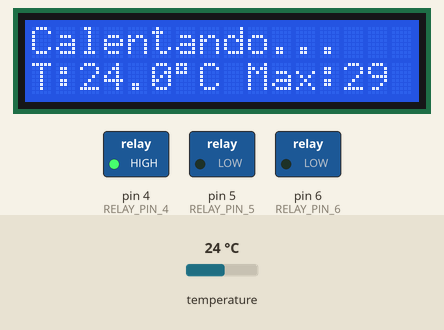
Simulated run of this sketch. Board: Arduino Uno, built with avr-gcc and run on an emulated ATmega328P. On the bench: 16×2 character LCD, switched loads named in the sketch (green lamp = pin HIGH). The inputs (shaded band) are chosen by the test bench; at power-on: temperature 24 °C. The local clock reads 2024-03-15 10:24:30 at power-on unless the sketch sets it; what the sketch prints to the serial monitor is not drawn.

Above: at 4.7 s.
4.8 s: temperature set to 28.7 °C
At 6.4 s:
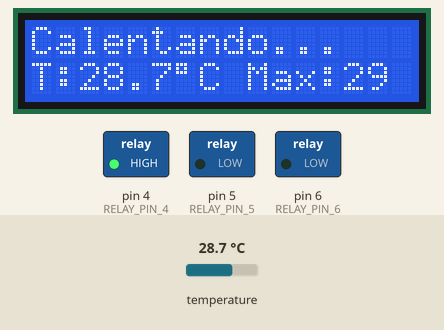
7.1 s: temperature set to 30.1 °C
At 10.0 s:
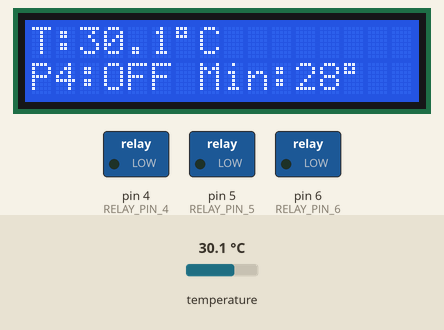
11.1 s: temperature set to 28.5 °C
At 15.1 s:
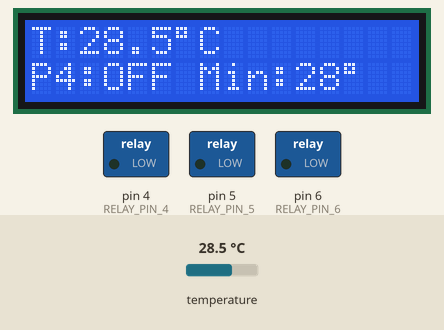
15.8 s: temperature set to 27.2 °C
At 18.3 s:
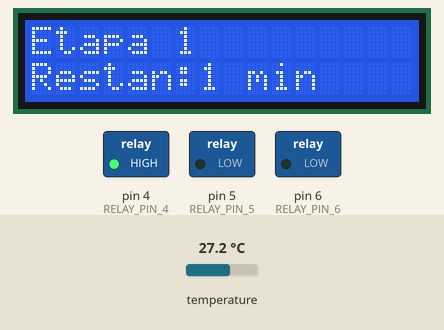
Timing chart, 0 to 19.8 s (numbered marks = the images above; inputs shaded):
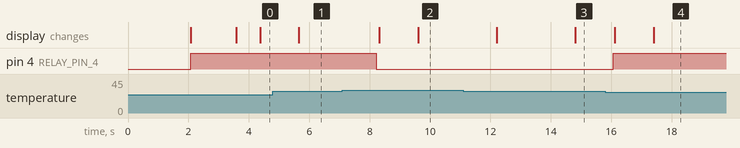

The sketch:

SensorTempladoDeLeche.ino
```cpp
#include <OneWire.h>
#include <DallasTemperature.h>
#include <Wire.h>
#include <RTClib.h>
#include <LiquidCrystal.h>
// las librerias descargar ultima version para abrir el gestor ctrl+shif+i
#define ONE_WIRE_BUS 7

// ------------------------
// Pines
// -----------------------------ETAPAS-------------
const int RELAY_PIN_4 = 4;   // Calentamiento
const int RELAY_PIN_5 = 5;   // Enfriamiento
const int RELAY_PIN_6 = 6;   // Final

// ------------------------
// Los tiempos son modificables, ideal 30 minutos si se quiere, está expresado en minutos
// ------------------------
unsigned long TIEMPO_CALENTAMIENTO_MIN = 1;
unsigned long TIEMPO_ENFRIAMIENTO_MIN  = 1;
unsigned long TIEMPO_FINAL_MIN         = 1;

float TEMP_MINIMA = 28.0;  // °C — ajustar según proceso
float TEMP_MAXIMA = 29.5;  // °C — ajustar según proceso

bool RELE_ACTIVO_EN_LOW = false; // Si el relé se activa con negativo 0v, colocar  true, si se activa con +5v colocar false

// ------------------------
// Objetos
// ------------------------
OneWire oneWire(ONE_WIRE_BUS);
DallasTemperature sensors(&oneWire);
RTC_DS3231 rtc;
LiquidCrystal lcd(8, 9, 10, 11, 12, 13); // pines del lcd no hace falta modificar

// ------------------------
// Estados
// ------------------------
enum EstadoProceso {
  CALENTAMIENTO_INICIAL,  // Sube hasta TEMP_MAXIMA por primera vez
  CALENTANDO,             // Mantiene entre min y max, contando 30 o x min
  ENFRIANDO,
  FASE_FINAL,
  TERMINADO
};

EstadoProceso estado = CALENTAMIENTO_INICIAL;

// ------------------------
// Tiempos
// ------------------------
unsigned long inicioFase = 0;

// ------------------------
// LCD alternado
// ------------------------
unsigned long previousMillisPantalla = 0;
const long intervalPantalla = 2000;
bool pantalla = false;

// ------------------------
// Funciones relay
// ------------------------
void activarRelay(int pin) {
  digitalWrite(pin, RELE_ACTIVO_EN_LOW ? LOW : HIGH);
}

void desactivarRelay(int pin) {
  digitalWrite(pin, RELE_ACTIVO_EN_LOW ? HIGH : LOW);
}

void apagarTodosLosReles() {
  desactivarRelay(RELAY_PIN_4);
  desactivarRelay(RELAY_PIN_5);
  desactivarRelay(RELAY_PIN_6);
}

// ------------------------
// Utilidades de tiempo
// ------------------------
unsigned long minutosAMillis(unsigned long minutos) {
  return minutos * 60UL * 1000UL;
}

unsigned long minutosRestantes(unsigned long inicio, unsigned long duracionMin, unsigned long ahora) {
  unsigned long duracionMs = minutosAMillis(duracionMin);
  if (ahora >= inicio + duracionMs) return 0;
  unsigned long restanteMs = (inicio + duracionMs) - ahora;
  return (restanteMs + 59999UL) / 60000UL;
}
// no modificar  los que no estan entre comillas porque  se usan en otro lugar
const char* nombreEstado(EstadoProceso e) {
  switch (e) {
    case CALENTAMIENTO_INICIAL: return "Calent. inicial";
    case CALENTANDO:            return "Calentando";
    case ENFRIANDO:             return "Enfriando";
    case FASE_FINAL:            return "Fase final";
    case TERMINADO:             return "Terminado";
    default:                    return "Desconocido";
  }
}

// ------------------------
// Setup
// ------------------------
void setup() {
  Serial.begin(9600);
  delay(2000);

  sensors.begin();
  Wire.begin();
  lcd.begin(16, 2);

  pinMode(RELAY_PIN_4, OUTPUT);
  pinMode(RELAY_PIN_5, OUTPUT);
  pinMode(RELAY_PIN_6, OUTPUT);

  apagarTodosLosReles();

  if (!rtc.begin()) {
    lcd.setCursor(0, 0);
    lcd.print("RTC ERROR");
    while (1);
  }

  // Descomentar UNA VEZ para ajustar hora, luego volver a comentar:
  // rtc.adjust(DateTime(F(__DATE__), F(__TIME__)));

  // Arranca calentamiento inicial: pin 4 encendido
  activarRelay(RELAY_PIN_4);
  estado = CALENTAMIENTO_INICIAL;

  lcd.setCursor(0, 0);
  lcd.print("Sistema OK      ");
  delay(1500);
  lcd.clear();
}

// ------------------------
// Loop
// ------------------------
void loop() {
  unsigned long ahoraMillis = millis();

  // Alternar pantalla cada 2 s
  if (ahoraMillis - previousMillisPantalla >= intervalPantalla) {
    previousMillisPantalla = ahoraMillis;
    pantalla = !pantalla;
  }

  // Leer sensores
  sensors.requestTemperatures();
  float temperature = sensors.getTempCByIndex(0);
  DateTime now = rtc.now();

  unsigned long restante = 0;  // minutos restantes de la fase activa

  // -----------------------------------------------
  // Máquina de estados
  // -----------------------------------------------
  switch (estado) {

    // --- ETAPA 0: subir temperatura hasta TEMP_MAXIMA ---
    case CALENTAMIENTO_INICIAL:
      activarRelay(RELAY_PIN_4);
      desactivarRelay(RELAY_PIN_5);
      desactivarRelay(RELAY_PIN_6);

      if (temperature >= TEMP_MAXIMA) {
        // Alcanzó el máximo → apagar pin 4 e iniciar conteo de 30 o x min
        desactivarRelay(RELAY_PIN_4);
        estado = CALENTANDO;
        inicioFase = ahoraMillis;
        Serial.println("Temperatura maxima alcanzada. Inicia conteo calentamiento.");
      }
      break;

    // --- ETAPA 1: mantener temperatura y contar tiempo ---
    case CALENTANDO:
      // Control ON/OFF del pin 4 según temperatura
      if (temperature >= TEMP_MAXIMA) {
        desactivarRelay(RELAY_PIN_4);
      } else if (temperature <= TEMP_MINIMA) {
        activarRelay(RELAY_PIN_4);
      }
      // Pin 5 y 6 siempre apagados
      desactivarRelay(RELAY_PIN_5);
      desactivarRelay(RELAY_PIN_6);

      restante = minutosRestantes(inicioFase, TIEMPO_CALENTAMIENTO_MIN, ahoraMillis);

      if (ahoraMillis - inicioFase >= minutosAMillis(TIEMPO_CALENTAMIENTO_MIN)) {
        desactivarRelay(RELAY_PIN_4);
        activarRelay(RELAY_PIN_5);
        estado = ENFRIANDO;
        inicioFase = ahoraMillis;
        Serial.println("Inicia enfriamiento.");
      }
      break;

    // --- ETAPA 2: enfriamiento ---
    case ENFRIANDO:
      desactivarRelay(RELAY_PIN_4);
      activarRelay(RELAY_PIN_5);
      desactivarRelay(RELAY_PIN_6);

      restante = minutosRestantes(inicioFase, TIEMPO_ENFRIAMIENTO_MIN, ahoraMillis);

      if (ahoraMillis - inicioFase >= minutosAMillis(TIEMPO_ENFRIAMIENTO_MIN)) {
        desactivarRelay(RELAY_PIN_5);
        activarRelay(RELAY_PIN_6);
        estado = FASE_FINAL;
        inicioFase = ahoraMillis;
        Serial.println("Inicia fase final.");
      }
      break;

    // --- ETAPA 3: fase final ---
    case FASE_FINAL:
      desactivarRelay(RELAY_PIN_4);
      desactivarRelay(RELAY_PIN_5);
      activarRelay(RELAY_PIN_6);

      restante = minutosRestantes(inicioFase, TIEMPO_FINAL_MIN, ahoraMillis);

      if (ahoraMillis - inicioFase >= minutosAMillis(TIEMPO_FINAL_MIN)) {
        desactivarRelay(RELAY_PIN_6);
        estado = TERMINADO;
        Serial.println("Proceso terminado.");
      }
      break;

    case TERMINADO:
      apagarTodosLosReles();
      break;
  }

  // -----------------------------------------------
  // SERIAL
  // -----------------------------------------------
  Serial.print("Hora: ");
  if (now.hour()   < 10) Serial.print("0"); Serial.print(now.hour());   Serial.print(":");
  if (now.minute() < 10) Serial.print("0"); Serial.print(now.minute()); Serial.print(":");
  if (now.second() < 10) Serial.print("0"); Serial.println(now.second());

  Serial.print("Temp: ");
  Serial.print(temperature, 1);
  Serial.println(" C");

  Serial.print("Estado: ");
  Serial.println(nombreEstado(estado));

  if (estado == CALENTANDO || estado == ENFRIANDO || estado == FASE_FINAL) {
    Serial.print("Restan: ");
    Serial.print(restante);
    Serial.println(" min");
  }

   Serial.println("------------------------");

  // -----------------------------------------------
  // LCD
  // -----------------------------------------------
  lcd.clear();  // evita artefactos visuales entre modos

  switch (estado) {

    case CALENTAMIENTO_INICIAL:
      lcd.setCursor(0, 0);
      lcd.print("Calentando...   ");
      lcd.setCursor(0, 1);
      lcd.print("T:");
      lcd.print(temperature, 1);
      lcd.print((char)223);
      lcd.print("C Max:");
      lcd.print((int)TEMP_MAXIMA);
      break;

    case CALENTANDO:
      if (!pantalla) {
        lcd.setCursor(0, 0);
        lcd.print("Etapa 1         ");
        lcd.setCursor(0, 1);
        lcd.print("Restan:");
        lcd.print(restante);
        lcd.print(" min    ");
      } else {
        lcd.setCursor(0, 0);
        lcd.print("T:");
        lcd.print(temperature, 1);
        lcd.print((char)223);
        lcd.print("C       ");
        lcd.setCursor(0, 1);
        // Indica si el relay está encendido o apagado según temperatura
        bool pin4on = (digitalRead(RELAY_PIN_4) == (RELE_ACTIVO_EN_LOW ? LOW : HIGH));// no modificar
        lcd.print("P4:");
        lcd.print(pin4on ? "ON " : "OFF");
        lcd.print(" Min:");
        lcd.print((int)TEMP_MINIMA);
        lcd.print((char)223);
      }
      break;

    case ENFRIANDO:
      if (!pantalla) {
        lcd.setCursor(0, 0);
        lcd.print("Etapa 2 Enfria  ");
        lcd.setCursor(0, 1);
        lcd.print("Restan:");
        lcd.print(restante);
        lcd.print(" min    ");
      } else {
        lcd.setCursor(0, 0);
        lcd.print("T:");
        lcd.print(temperature, 1);
        lcd.print((char)223);
        lcd.print("C       ");
        lcd.setCursor(0, 1);
        lcd.print("P5:ON  P4:OFF   ");
      }
      break;

    case FASE_FINAL:
      lcd.setCursor(0, 0);
      lcd.print("Etapa 3 Final   ");
      lcd.setCursor(0, 1);
      lcd.print("Restan:");
      lcd.print(restante);
      lcd.print(" min    ");
      break;

    case TERMINADO:
      lcd.setCursor(0, 0);
      lcd.print("Proceso         ");
      lcd.setCursor(0, 1);
      lcd.print("TERMINADO       ");
      break;
  }

  delay(500);
}
```

Measured:
- the behaviour switches between 29.4 and 29.5 °C on temperature (found by bisection; images 1 and 2)
- the behaviour switches between 28.1 and 28 °C on temperature (found by bisection; images 3 and 4)
- after the input at 4.8 s, the display: changes after 0.86 s (image 1)
- after the input at 7.1 s, pin 4 (RELAY_PIN_4): HIGH → LOW after 1.1 s; the display: first changes after 1.2 s (image 2 shows a later state)
- after the input at 11.1 s, the display: first differs from a run without the input after 3.7 s (image 3)
- after the input at 15.8 s, pin 4 (RELAY_PIN_4): LOW → HIGH after 0.28 s; the display: first changes after 0.31 s (image 4 shows a later state)
